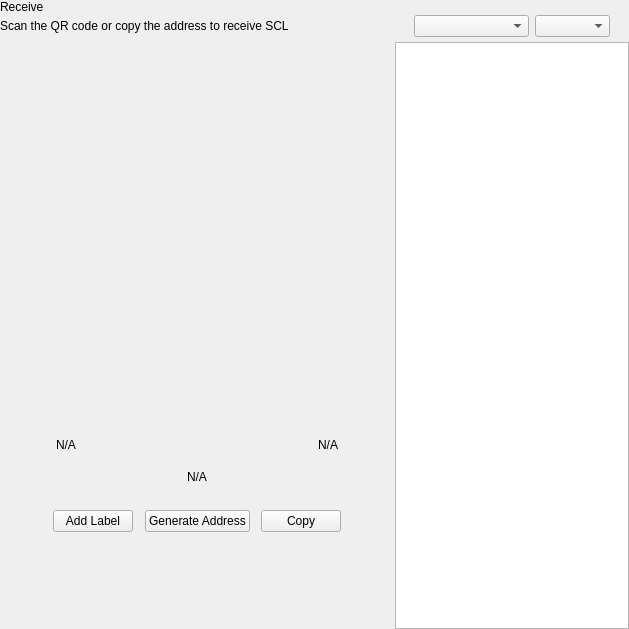
<?xml version="1.0" encoding="UTF-8"?>
<ui version="4.0">
 <class>ReceiveWidget</class>
 <widget class="QWidget" name="ReceiveWidget">
  <property name="geometry">
   <rect>
    <x>0</x>
    <y>0</y>
    <width>629</width>
    <height>629</height>
   </rect>
  </property>
  <property name="minimumSize">
   <size>
    <width>0</width>
    <height>0</height>
   </size>
  </property>
  <property name="windowTitle">
   <string>Form</string>
  </property>
  <layout class="QHBoxLayout" name="horizontalLayout_2" stretch="2,1">
   <property name="spacing">
    <number>0</number>
   </property>
   <property name="leftMargin">
    <number>0</number>
   </property>
   <property name="topMargin">
    <number>0</number>
   </property>
   <property name="rightMargin">
    <number>0</number>
   </property>
   <property name="bottomMargin">
    <number>0</number>
   </property>
   <item>
    <widget class="QWidget" name="left" native="true">
     <layout class="QVBoxLayout" name="verticalLayout_3">
      <property name="leftMargin">
       <number>0</number>
      </property>
      <property name="topMargin">
       <number>0</number>
      </property>
      <property name="rightMargin">
       <number>0</number>
      </property>
      <property name="bottomMargin">
       <number>0</number>
      </property>
      <item>
       <layout class="QVBoxLayout" name="verticalLayout_2">
        <property name="spacing">
         <number>0</number>
        </property>
        <property name="leftMargin">
         <number>0</number>
        </property>
        <item>
         <layout class="QHBoxLayout" name="horizontalLayout_3">
          <property name="spacing">
           <number>0</number>
          </property>
          <item>
           <layout class="QVBoxLayout" name="verticalLayout_4">
            <property name="spacing">
             <number>5</number>
            </property>
            <item>
             <widget class="QLabel" name="labelTitle">
              <property name="text">
               <string>Receive</string>
              </property>
             </widget>
            </item>
            <item alignment="Qt::AlignTop">
             <widget class="QLabel" name="labelSubtitle1">
              <property name="text">
               <string>Scan the QR code or copy the address to receive SCL</string>
              </property>
             </widget>
            </item>
           </layout>
          </item>
          <item>
           <spacer name="horizontalSpacer">
            <property name="orientation">
             <enum>Qt::Horizontal</enum>
            </property>
            <property name="sizeHint" stdset="0">
             <size>
              <width>40</width>
              <height>20</height>
             </size>
            </property>
           </spacer>
          </item>
         </layout>
        </item>
        <item>
         <spacer name="verticalSpacer_2">
          <property name="orientation">
           <enum>Qt::Vertical</enum>
          </property>
          <property name="sizeType">
           <enum>QSizePolicy::Expanding</enum>
          </property>
          <property name="sizeHint" stdset="0">
           <size>
            <width>20</width>
            <height>50</height>
           </size>
          </property>
         </spacer>
        </item>
        <item alignment="Qt::AlignHCenter">
         <widget class="QWidget" name="layoutQR" native="true">
          <property name="maximumSize">
           <size>
            <width>510</width>
            <height>16777215</height>
           </size>
          </property>
          <layout class="QVBoxLayout" name="verticalLayoutQr">
           <item>
            <spacer name="verticalSpacer11">
             <property name="orientation">
              <enum>Qt::Vertical</enum>
             </property>
             <property name="sizeType">
              <enum>QSizePolicy::Fixed</enum>
             </property>
             <property name="sizeHint" stdset="0">
              <size>
               <width>20</width>
               <height>20</height>
              </size>
             </property>
            </spacer>
           </item>
           <item alignment="Qt::AlignHCenter">
            <widget class="QLabel" name="labelQrImg">
             <property name="minimumSize">
              <size>
               <width>260</width>
               <height>260</height>
              </size>
             </property>
             <property name="maximumSize">
              <size>
               <width>260</width>
               <height>260</height>
              </size>
             </property>
             <property name="text">
              <string/>
             </property>
             <property name="alignment">
              <set>Qt::AlignCenter</set>
             </property>
            </widget>
           </item>
           <item>
            <spacer name="verticalSpacer_21">
             <property name="orientation">
              <enum>Qt::Vertical</enum>
             </property>
             <property name="sizeType">
              <enum>QSizePolicy::Fixed</enum>
             </property>
             <property name="sizeHint" stdset="0">
              <size>
               <width>20</width>
               <height>30</height>
              </size>
             </property>
            </spacer>
           </item>
           <item>
            <widget class="QWidget" name="widget" native="true">
             <property name="minimumSize">
              <size>
               <width>0</width>
               <height>0</height>
              </size>
             </property>
             <layout class="QHBoxLayout" name="horizontalLayout_5">
              <item>
               <widget class="QLabel" name="labelLabel">
                <property name="text">
                 <string notr="true">N/A</string>
                </property>
               </widget>
              </item>
              <item>
               <spacer name="horizontalSpacer_2">
                <property name="orientation">
                 <enum>Qt::Horizontal</enum>
                </property>
                <property name="sizeHint" stdset="0">
                 <size>
                  <width>141</width>
                  <height>20</height>
                 </size>
                </property>
               </spacer>
              </item>
              <item>
               <widget class="QLabel" name="labelDate">
                <property name="text">
                 <string notr="true">N/A</string>
                </property>
                <property name="alignment">
                 <set>Qt::AlignRight|Qt::AlignTrailing|Qt::AlignVCenter</set>
                </property>
               </widget>
              </item>
             </layout>
            </widget>
           </item>
           <item>
            <widget class="QLabel" name="labelAddress">
             <property name="sizePolicy">
              <sizepolicy hsizetype="Expanding" vsizetype="Preferred">
               <horstretch>0</horstretch>
               <verstretch>0</verstretch>
              </sizepolicy>
             </property>
             <property name="minimumSize">
              <size>
               <width>300</width>
               <height>0</height>
              </size>
             </property>
             <property name="text">
              <string notr="true">N/A</string>
             </property>
             <property name="alignment">
              <set>Qt::AlignCenter</set>
             </property>
            </widget>
           </item>
           <item>
            <spacer name="verticalSpacer_4">
             <property name="orientation">
              <enum>Qt::Vertical</enum>
             </property>
             <property name="sizeType">
              <enum>QSizePolicy::Fixed</enum>
             </property>
             <property name="sizeHint" stdset="0">
              <size>
               <width>20</width>
               <height>20</height>
              </size>
             </property>
            </spacer>
           </item>
           <item>
            <layout class="QHBoxLayout" name="horizontalLayout_4">
             <item alignment="Qt::AlignHCenter">
              <widget class="QPushButton" name="pushButtonLabel">
               <property name="focusPolicy">
                <enum>Qt::NoFocus</enum>
               </property>
               <property name="text">
                <string>Add Label</string>
               </property>
              </widget>
             </item>
             <item alignment="Qt::AlignHCenter">
              <widget class="QPushButton" name="pushButtonNewAddress">
               <property name="focusPolicy">
                <enum>Qt::NoFocus</enum>
               </property>
               <property name="text">
                <string>Generate Address</string>
               </property>
              </widget>
             </item>
             <item alignment="Qt::AlignHCenter">
              <widget class="QPushButton" name="pushButtonCopy">
               <property name="focusPolicy">
                <enum>Qt::NoFocus</enum>
               </property>
               <property name="text">
                <string>Copy</string>
               </property>
              </widget>
             </item>
            </layout>
           </item>
           <item>
            <spacer name="verticalSpacer_3">
             <property name="orientation">
              <enum>Qt::Vertical</enum>
             </property>
             <property name="sizeType">
              <enum>QSizePolicy::Expanding</enum>
             </property>
             <property name="sizeHint" stdset="0">
              <size>
               <width>20</width>
               <height>20</height>
              </size>
             </property>
            </spacer>
           </item>
          </layout>
         </widget>
        </item>
        <item>
         <spacer name="verticalSpacer">
          <property name="orientation">
           <enum>Qt::Vertical</enum>
          </property>
          <property name="sizeHint" stdset="0">
           <size>
            <width>20</width>
            <height>40</height>
           </size>
          </property>
         </spacer>
        </item>
       </layout>
      </item>
     </layout>
    </widget>
   </item>
   <item>
    <widget class="QWidget" name="right" native="true">
     <layout class="QVBoxLayout" name="verticalLayout_5">
      <property name="spacing">
       <number>0</number>
      </property>
      <property name="leftMargin">
       <number>1</number>
      </property>
      <property name="topMargin">
       <number>0</number>
      </property>
      <property name="rightMargin">
       <number>0</number>
      </property>
      <property name="bottomMargin">
       <number>0</number>
      </property>
      <item>
       <layout class="QVBoxLayout" name="container_right">
        <property name="spacing">
         <number>0</number>
        </property>
        <property name="leftMargin">
         <number>0</number>
        </property>
        <property name="rightMargin">
         <number>0</number>
        </property>
        <item>
         <layout class="QVBoxLayout" name="verticalLayout">
          <property name="spacing">
           <number>6</number>
          </property>
          <property name="leftMargin">
           <number>19</number>
          </property>
          <property name="rightMargin">
           <number>19</number>
          </property>
          <item>
           <widget class="OptionButton" name="btnRequest" native="true"/>
          </item>
          <item>
           <widget class="OptionButton" name="btnMyAddresses" native="true">
            <property name="sizePolicy">
             <sizepolicy hsizetype="Preferred" vsizetype="Minimum">
              <horstretch>0</horstretch>
              <verstretch>0</verstretch>
             </sizepolicy>
            </property>
           </widget>
          </item>
         </layout>
        </item>
        <item>
         <widget class="QWidget" name="sortWidget" native="true">
          <layout class="QHBoxLayout" name="horizontalLayout_6">
           <property name="leftMargin">
            <number>19</number>
           </property>
           <property name="rightMargin">
            <number>19</number>
           </property>
           <property name="bottomMargin">
            <number>5</number>
           </property>
           <item>
            <spacer name="horizontalSpacer_3">
             <property name="orientation">
              <enum>Qt::Horizontal</enum>
             </property>
             <property name="sizeHint" stdset="0">
              <size>
               <width>40</width>
               <height>20</height>
              </size>
             </property>
            </spacer>
           </item>
           <item>
            <widget class="QComboBox" name="comboBoxSort">
             <property name="sizePolicy">
              <sizepolicy hsizetype="Preferred" vsizetype="Fixed">
               <horstretch>0</horstretch>
               <verstretch>0</verstretch>
              </sizepolicy>
             </property>
             <property name="minimumSize">
              <size>
               <width>115</width>
               <height>0</height>
              </size>
             </property>
            </widget>
           </item>
           <item>
            <widget class="QComboBox" name="comboBoxSortOrder">
             <property name="sizePolicy">
              <sizepolicy hsizetype="Preferred" vsizetype="Fixed">
               <horstretch>0</horstretch>
               <verstretch>0</verstretch>
              </sizepolicy>
             </property>
             <property name="minimumSize">
              <size>
               <width>75</width>
               <height>0</height>
              </size>
             </property>
            </widget>
           </item>
          </layout>
         </widget>
        </item>
        <item>
         <widget class="QListView" name="listViewAddress"/>
        </item>
       </layout>
      </item>
     </layout>
    </widget>
   </item>
  </layout>
 </widget>
 <customwidgets>
  <customwidget>
   <class>OptionButton</class>
   <extends>QWidget</extends>
   <header>qt/pivx/optionbutton.h</header>
   <container>1</container>
  </customwidget>
 </customwidgets>
 <resources/>
 <connections/>
</ui>
